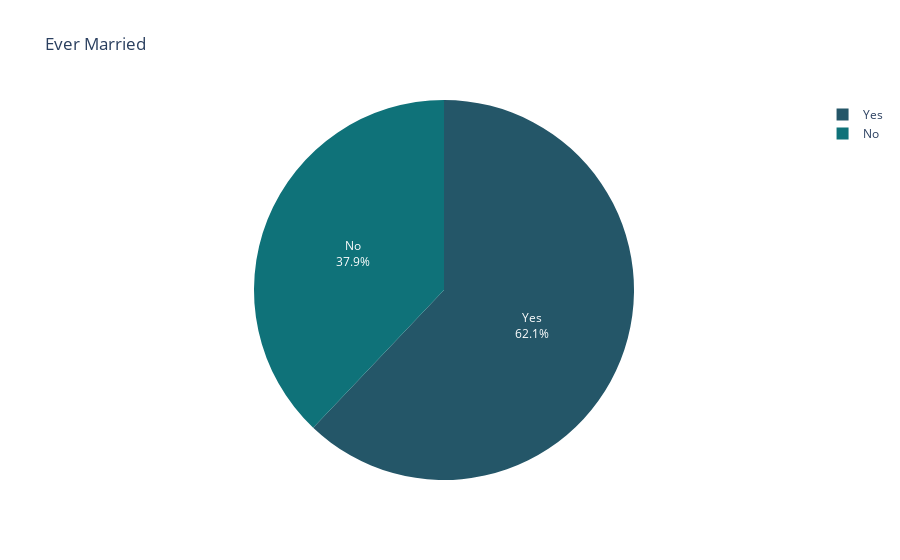

Notebook source saved alongside this figure:
### Code cell
fig = px.pie(names = married.keys(),values = married.values(),title = 'Ever Married',color_discrete_sequence=px.colors.sequential.Aggrnyl)
fig.update_traces(textposition='inside', textinfo='percent+label')

### Figure 1 — Plotly figure (JSON) as saved in the notebook; plotly's stock layout.template omitted (floating-point values rounded to 4 significant figures)
{"data": [{"domain": {"x": [0, 1], "y": [0, 1]}, "hovertemplate": "label=%{label}<br>value=%{value}<extra></extra>", "labels": ["Yes", "No"], "legendgroup": "", "name": "", "showlegend": true, "textinfo": "percent+label", "textposition": "inside", "type": "pie", "values": [2645, 1615]}], "layout": {"legend": {"tracegroupgap": 0}, "piecolorway": ["rgb(36, 86, 104)", "rgb(15, 114, 121)", "rgb(13, 143, 129)", "rgb(57, 171, 126)", "rgb(110, 197, 116)", "rgb(169, 220, 103)", "rgb(237, 239, 93)"], "title": {"text": "Ever Married"}}}
